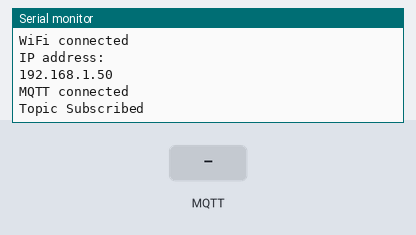
The program below on a simulated ESP8266 (NodeMCU). On the bench: the last lines printed to the serial monitor. The inputs (shaded band) are chosen by the test bench. WiFi joins after 1.5 s; servers stay silent unless stated; random numbers use the default seed unless the program sets one; no MQTT or app messages arrive unless stated.

Above: at 2.7 s.
2.8 s: MQTT message "1" arrives on the first subscribed topic
At 3.0 s:
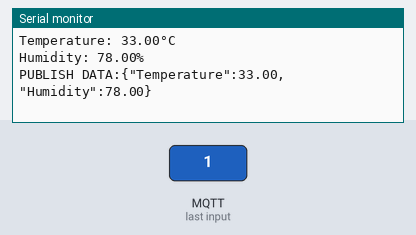
4.3 s: MQTT message "on" arrives on the first subscribed topic
At 4.37 s:
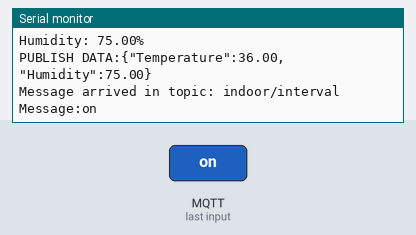
5.9 s: MQTT message "off" arrives on the first subscribed topic
At 5.99 s:
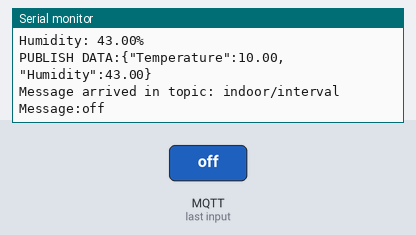
8.9 s: MQTT message "off" arrives on the first subscribed topic
At 8.97 s:
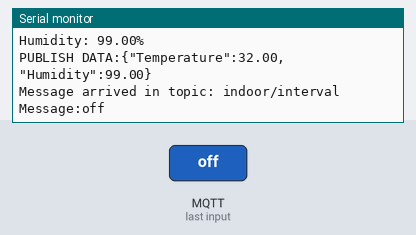
14.9 s: MQTT message "on" arrives on the first subscribed topic
At 14.99 s:
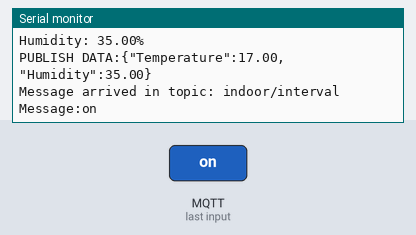
Timing chart, 0 to 17.9 s (numbered marks = the images above; inputs shaded):
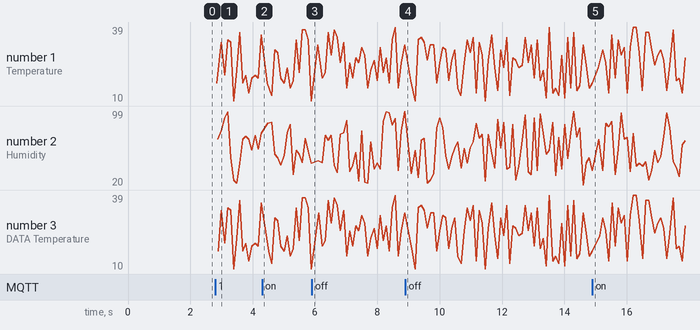

Measured:
- after the input at 2.8 s, the serial monitor: prints a new line at once (image 1)

The program:

main.cpp
```cpp
#include <Adafruit_Sensor.h> // Library for Adafruit sensors, using for DHT
#include <DHT_U.h>           // DHT library which uses some func from Adafruit Sensor library
#include <ESP8266WiFi.h>     // Library for using ESP8266 WiFi
#include <PubSubClient.h>    // Library for MQTT
#include <ArduinoJson.h>     // Library for Parsing JSON

// Defining Pins
#define DHTPIN 5
#define LED D2

// DHT parameters
#define DHTTYPE DHT11
DHT_Unified dht(DHTPIN, DHTTYPE);
uint32_t delayMS;

// MQTT Credentials
const char *ssid = "your AP SSID"; // Setting your AP SSID
const char *password = "your AP password";       // Setting your AP password
const char *mqttServer = "your Mosquitto IP";    // MQTT URL
const char *mqttUserName = "";            // MQTT Username
const char *mqttPwd = "";                 // MQTT Password
const char *clientID = "";                // Client ID
const char *topic = "indoor/sensor";      // Publish Topic

// Parameters for using non-blocking delay
unsigned long previousMillis = 0;
unsigned long interval = 5000;

String msgStr = ""; // MQTT message buffer

float temp, hum;

// Setting up wifi and MQTT client
WiFiClient espClient;
PubSubClient client(espClient);

void setup_wifi()
{
  delay(10);
  WiFi.begin(ssid, password);
  while (WiFi.status() != WL_CONNECTED)
  {
    delay(500);
    Serial.print(".");
  }
  Serial.println("");
  Serial.println("WiFi connected");
  Serial.println("IP address: ");
  Serial.println(WiFi.localIP());
}

void reconnect()
{
  while (!client.connected())
  {
    if (client.connect(clientID, mqttUserName, mqttPwd))
    {
      Serial.println("MQTT connected");
      client.subscribe("indoor/interval");
      Serial.println("Topic Subscribed");
    }
    else
    {
      Serial.print("failed, rc = ");
      Serial.print(client.state());
      Serial.println(" try again in 5 seconds");
      delay(5000); // wait 5sec and retry
    }
  }
}

// Subscribe call back
void callback(char *topic, byte *payload, int length)
{
  Serial.print("Message arrived in topic: ");
  Serial.println(topic);
  Serial.print("Message:");
  for (int i = 0; i < length; i++)
  {
    Serial.print((char)payload[i]);
  }
  Serial.println();
  Serial.print("Message size :");
  Serial.println(length);
  Serial.println();
  Serial.println("-----------------------");

  StaticJsonDocument<256> doc; // read JSON data
  DeserializationError error = deserializeJson(doc, payload, length);

  if (error)
  {
    Serial.print("Failed to deserialize JSON: ");
    Serial.println(error.c_str());
    return;
  }

  interval = doc["params"];

  Serial.print("Interval: ");
  Serial.print(interval);
  Serial.println("s");
  interval = interval * 1000;
}

void setup()
{
  Serial.begin(9600);
  // Initialize device.
  dht.begin();
  // Get temperature sensor details.
  sensor_t sensor;
  dht.temperature().getSensor(&sensor);
  dht.humidity().getSensor(&sensor);

  setup_wifi();

  client.setServer(mqttServer, 1883); // Setting MQTT server
  client.setCallback(callback);       // Defining function which will be called when message is recieved.
}

void loop()
{
  if (!client.connected())
  {
    reconnect();
  }
  client.loop();

  unsigned long currentMillis = millis(); // Read current time

  if (currentMillis - previousMillis >= interval)
  {
    previousMillis = currentMillis;

    Serial.print(F("Temperature: "));
    temp = random(10, 40);
    Serial.print(temp);
    Serial.println(F("°C"));

    Serial.print(F("Humidity: "));
    hum = random(20, 100);
    Serial.print(hum);
    Serial.println(F("%"));

    msgStr = "{\"Temperature\":" + String(temp) + ",\"Humidity\":" + String(hum) + "}";
    byte arrSize = msgStr.length() + 1;
    char msg[arrSize];

    Serial.print("PUBLISH DATA:");
    Serial.println(msgStr);
    msgStr.toCharArray(msg, arrSize);
    client.publish(topic, msg);
    msgStr = "";
    delay(50);
  }
}
```
